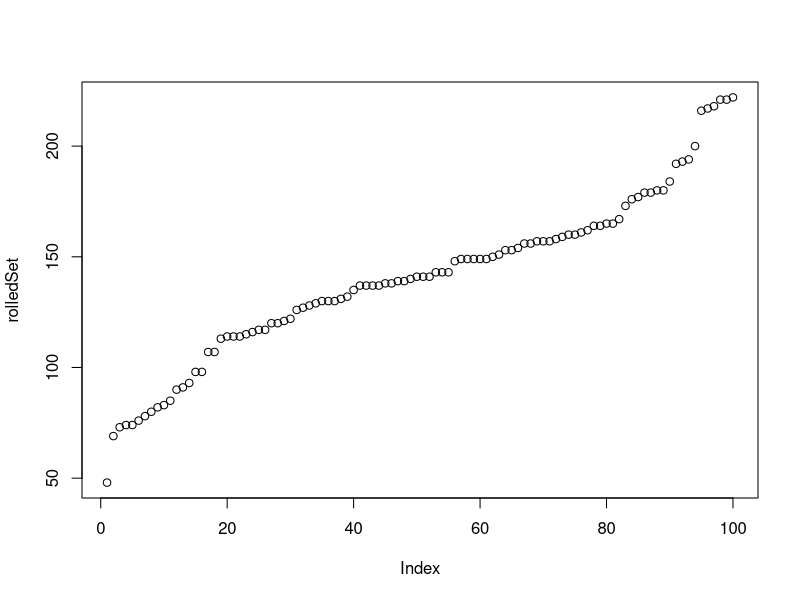
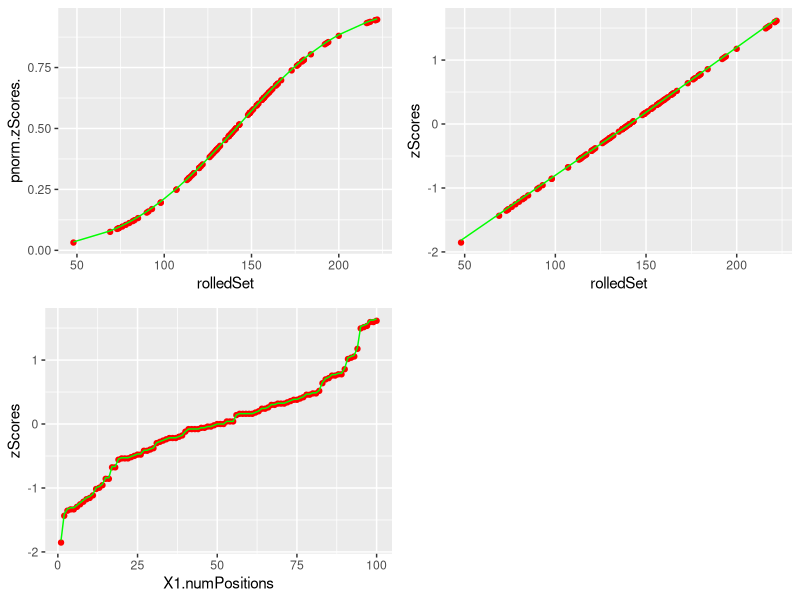

Reproduce these figures in R, in order.
library(parallel)
require(ggplot2)
require(gridExtra)

numDice = 10
dice = c(4,6,8,10,12,20,100)
numPositions = 100

diceSet = sample(dice,numDice,replace=TRUE)

rolledSet <- sort(unlist(mclapply(1:numPositions, function (x)
  {
  roll <- mclapply(diceSet, function(x)
    {
    rolled <- sample(1:x,1)
    return(rolled)
  })
  return(sum(unlist(roll)))
})))

plot(rolledSet)

probs <- c(0, .1, .25, .5, .75, .9, 1)
bowleysSummary <- quantile(rolledSet, probs)

m <-median(rolledSet)

bowleyDeltaMedianSqr <- (bowleysSummary-m)^2

#multiplying by % delta's = dividing by that amount if every value were deviated by median multiplied by that % equivalence (i.e. 1/count)
stratifiedMAD <- sqrt(sum(diff(probs, lag = 1, differences = 1) * c(bowleyDeltaMedianSqr[1:3],bowleyDeltaMedianSqr[5:7])))

zScores <- (rolledSet-m)/stratifiedMAD

lowerSum <- abs(sum(zScores[zScores<0]))
upperSum <- sum(zScores[zScores>0])
average <- mean(c(lowerSum,upperSum))

lowerFactor <- abs(lowerSum)/average
upperFactor <- abs(upperSum)/average

lower <- which(zScores<0)
upper <- which(zScores>0)

colors <- rainbow(2)

reScaled <- zScores
reScaled[lower] <- zScores[lower]*upperFactor
reScaled[upper] <- zScores[upper]*lowerFactor

mean(zScores)
mean(reScaled)

df <- data.frame(rolledSet,pnorm(zScores),pnorm(reScaled))

plot1 <- ggplot(df, aes(rolledSet)) +                  # basic graphical object
  geom_point(aes(y=pnorm.zScores.), colour="red") +  # first layer
  geom_line(aes(y=pnorm.reScaled.), colour="green")  # second layer

df <- data.frame(rolledSet,zScores,reScaled)

plot2 <- ggplot(df, aes(rolledSet)) +                  # basic graphical object
  geom_point(aes(y=zScores), colour="red") +  # first layer
  geom_line(aes(y=reScaled), colour="green")  # second layer

df <- data.frame(1:numPositions,zScores,reScaled)

plot3 <- ggplot(df, aes(X1.numPositions)) +                    # basic graphical object
  geom_point(aes(y=zScores), colour="red") +  # first layer
  geom_line(aes(y=reScaled), colour="green")  # second layer

grid.arrange(plot1, plot2, plot3, ncol=2, nrow=2)

summary(pnorm(zScores))
summary(pnorm(reScaled))
